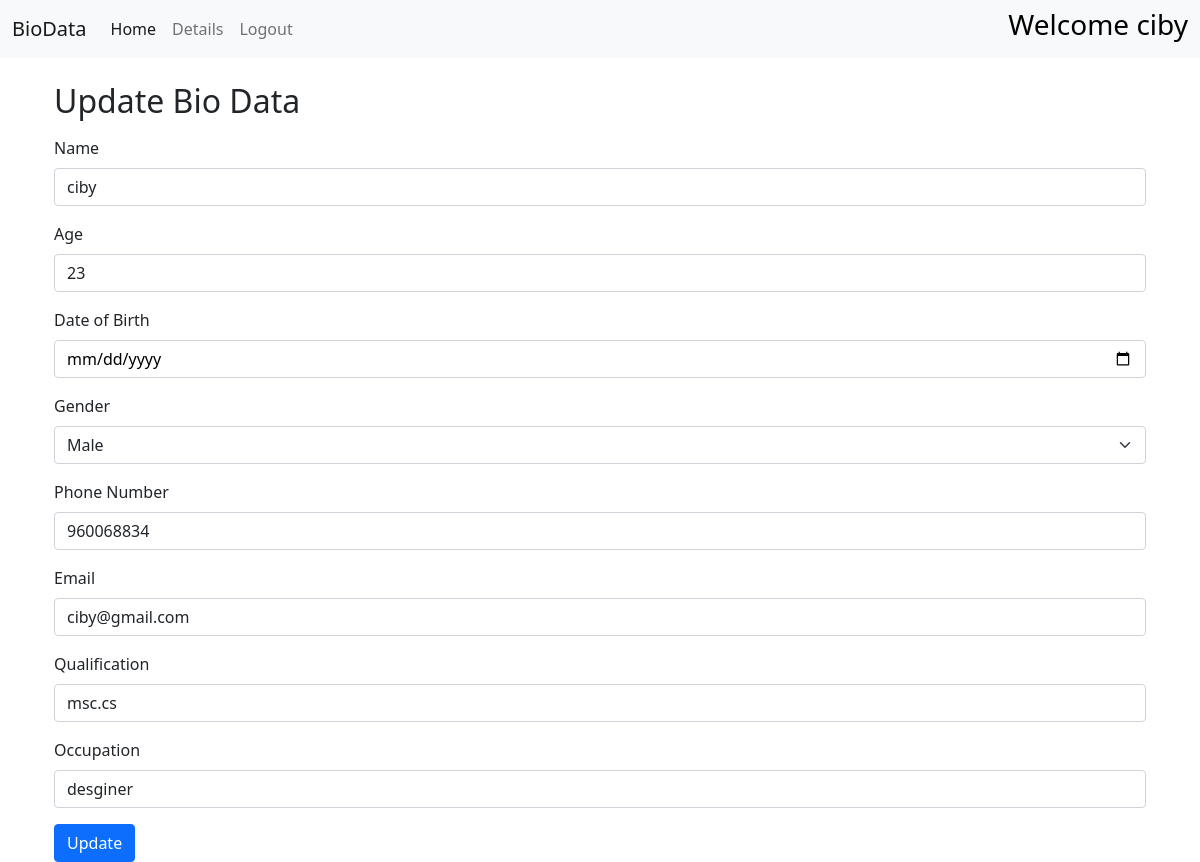
The app's page /edit/1 (signed in) with its own data.
### data/models.py (models this page shows)
class BioData(models.Model):
    user = models.ForeignKey(User, on_delete=models.CASCADE)
    name = models.CharField(max_length=100)
    age = models.PositiveIntegerField()
    date_of_birth = models.DateField()
    GENDER_CHOICES = [
        ('M', 'Male'),
        ('F', 'Female'),
        ('O', 'Other')
    ]
    gender = models.CharField(max_length=1, choices=GENDER_CHOICES)
    phone_number = models.CharField(max_length=15)
    email = models.EmailField()
    qualification = models.CharField(max_length=100)
    occupation = models.CharField(max_length=100)

### data/views.py (the view, shortened to what this page needs)
# urls.py: path('edit/<int:id>',views.update_user,name="edit"),
@login_required
def update_user(request,id):
    if request.user.is_authenticated:
        try:
            biodata=BioData.objects.get(id=id)
            return render(request,'update.html',{'biodata':biodata})
        except BioData.DoesNotExist:
            return redirect('bio_data')
    return render(request,'update.html',{'biodata':biodata})

### templates/update.html (shortened to what this page needs)
{% extends 'base.html' %}
{% block content %}
<div class="container">
    <h2 class="mt-4">Update Bio Data</h2>
    <form method="post" action="/edit/{{ biodata.id }}" class="mt-3">
        <div class="mb-3">
            <label for="name" class="form-label">Name</label>
            <input type="text" name="name" class="form-control" id="name" placeholder="Name" value="{{ biodata.name }}">
        </div>
        <div class="mb-3">
            <label for="age" class="form-label">Age</label>
            <input type="number" name="age" class="form-control" id="age" placeholder="Age" value="{{ biodata.age }}">
        </div>
        <div class="mb-3">
            <label for="date_of_birth" class="form-label">Date of Birth</label>
            <input type="date" name="date_of_birth" class="form-control" id="date_of_birth" placeholder="Date of Birth" value="{{ biodata.date_of_birth }}"style="color: black;">
        </div>
        <div class="mb-3">
            <label for="gender" class="form-label">Gender</label>
            <select name="gender" class="form-select" id="gender">
                <option value="M" {% if biodata.gender == 'M' %} selected {% endif %}>Male</option>
            </select>
        </div>
        <div class="mb-3">
            <label for="phone_number" class="form-label">Phone Number</label>
            <input type="text" name="phone_number" class="form-control" id="phone_number" placeholder="Phone Number" value="{{ biodata.phone_number }}">
        </div>
        <div class="mb-3">
            <label for="email" class="form-label">Email</label>
            <input type="email" name="email" class="form-control" id="email" placeholder="Email" value="{{ biodata.email }}">
        </div>
        <div class="mb-3">
            <label for="qualification" class="form-label">Qualification</label>
            <input type="text" name="qualification" class="form-control" id="qualification" placeholder="Qualification" value="{{ biodata.qualification }}">
        </div>
        <div class="mb-3">
            <label for="occupation" class="form-label">Occupation</label>
            <input type="text" name="occupation" class="form-control" id="occupation" placeholder="Occupation" value="{{ biodata.occupation }}">
        </div>
        <button type="submit" class="btn btn-primary">Update</button>
    </form>
</div>
{% endblock %}

### templates/nav.html (shortened to what this page needs)
<nav class="navbar navbar-expand-lg navbar-light bg-light">
  <div class="container-fluid">
    <a class="navbar-brand" href="#">BioData</a>
    <div class="collapse navbar-collapse" id="navbarSupportedContent">
      <ul class="navbar-nav me-auto mb-2 mb-lg-0">
        <li class="nav-item">
          <a class="nav-link active" aria-current="page" href="#">Home</a>
        </li>
        <li class="nav-item">
          <a class="nav-link" href="/details">Details</a>
        </li>
        {% if user.is_authenticated %}
          <li class="nav-item">
            <a class="nav-link" href="/logout">Logout</a>
          </li>
        {% endif %}
      </ul>
      {% if request.user.is_authenticated %}
      <h3 style="color: black;">Welcome {{ request.user }}</h3>
      {% else %}
          <h3 style="color: black;"></h3>
      {% endif %}
    </div>
  </div>
</nav>

### records on screen
BioData: name "ciby", age "23", gender "Male", phone_number "960068834", email "ciby@gmail.com", qualification "msc.cs", occupation "desginer"

### other values on screen
{{ request.user }} "ciby"
